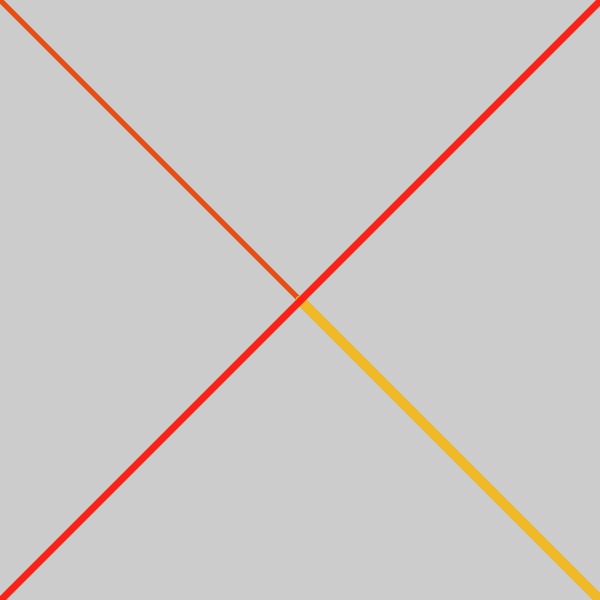
Frame 1 (no input)
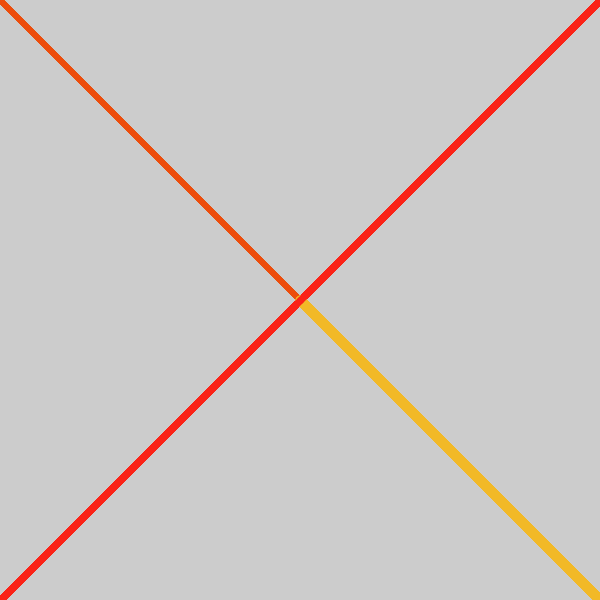
Frame 60 (the mouse pressed at the canvas centre just before this capture)
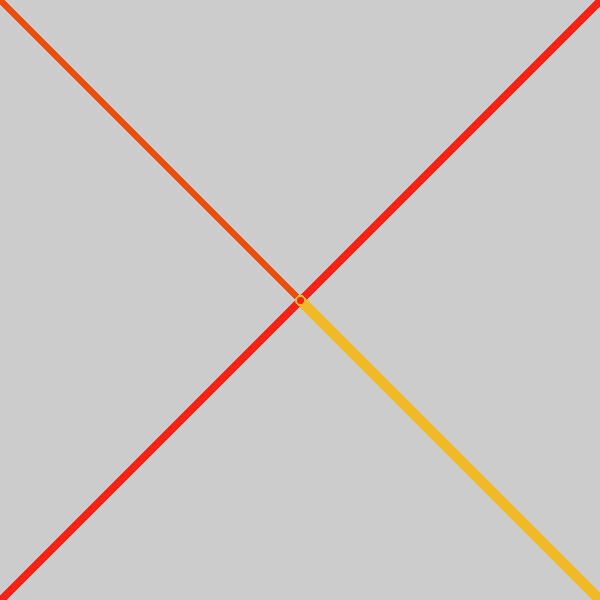
Frame 120 (the mouse held since frame 60 and released just before this capture)

The Processing sketch that drew these frames (run headless with seeded random() and noise(); from frame 60 on, the mouse is pressed at the canvas centre):

// Processing sketch: processing_186428
// ── processing_186428.pde

void setup() {
  size(600, 600);
}
void draw() {
  stroke(237,76,12);
  strokeWeight(5);
  line(mouseX, mouseY,300,300);
  line(mouseY, mouseX,300,300);
  stroke(242,185,39);
  strokeWeight(10); 
  line(height-mouseY, width-mouseX,300,300);
  line(width-mouseX,height-mouseY,300,300);
  stroke(250,232,23);
  strokeWeight(3); 
  line(height-mouseY, mouseX,300,300);
  line(mouseX,height-mouseY,300,300);
  stroke(250,34,23);
  strokeWeight(7); 
  line(mouseY, width-mouseX,300,300);
  line(width-mouseX,mouseY,300,300);
}
